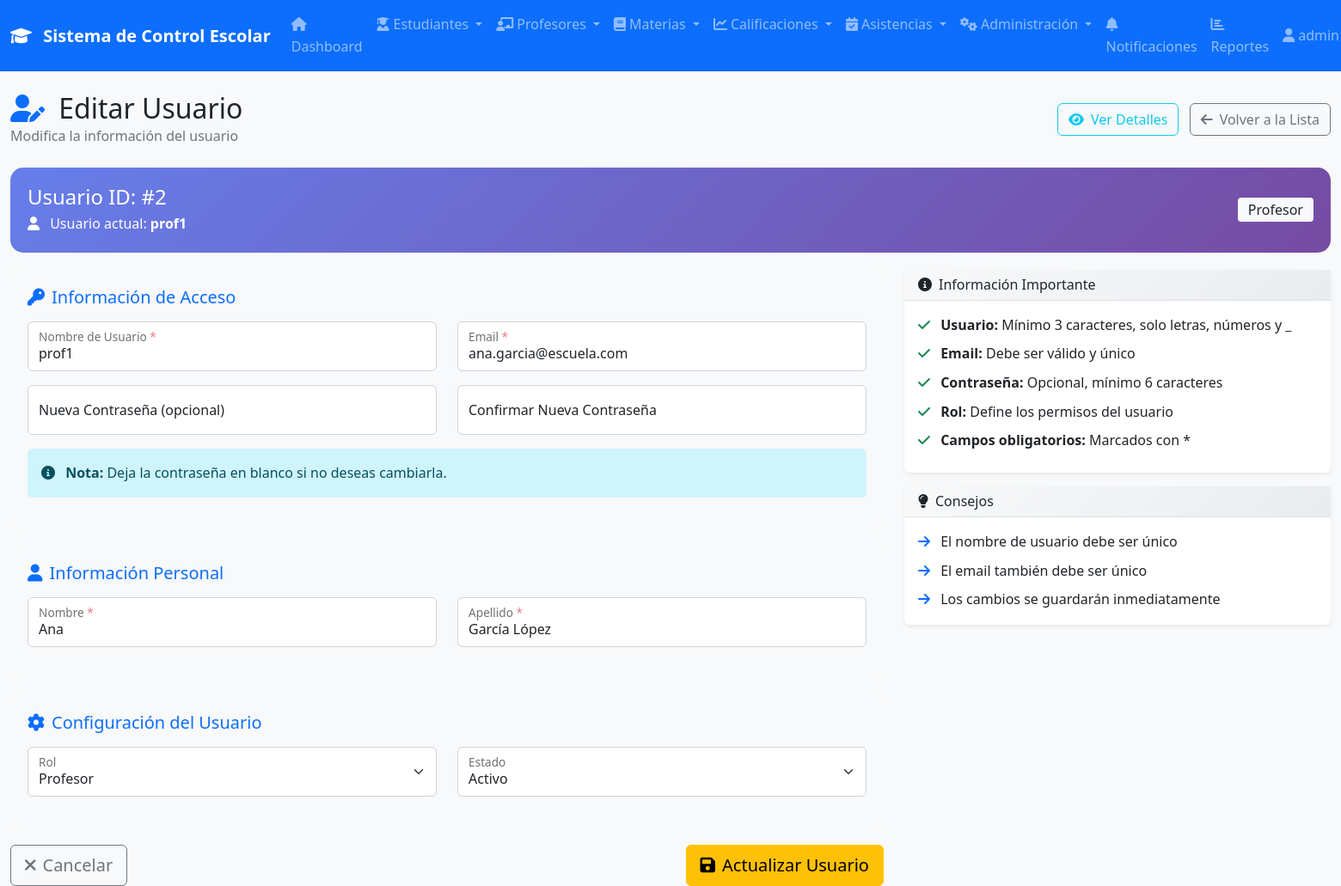
Screenshot of /modules/usuarios/editar.php?id=2 (signed in) with the database file from the repository.
### tables this page shows
CREATE TABLE IF NOT EXISTS `usuarios` (
  `id` int NOT NULL AUTO_INCREMENT,
  `username` varchar(50) NOT NULL,
  `password` varchar(255) NOT NULL,
  `email` varchar(100) NOT NULL,
  `nombre` varchar(100) NOT NULL,
  `apellido` varchar(100) NOT NULL,
  `rol` enum('admin','profesor','estudiante') NOT NULL DEFAULT 'estudiante',
  `estado` enum('activo','inactivo') NOT NULL DEFAULT 'activo',
  `fecha_creacion` timestamp NULL DEFAULT CURRENT_TIMESTAMP,
  `fecha_actualizacion` timestamp NULL DEFAULT CURRENT_TIMESTAMP ON UPDATE CURRENT_TIMESTAMP,
  PRIMARY KEY (`id`),
  UNIQUE KEY `username` (`username`),
  UNIQUE KEY `email` (`email`)
);

### modules/usuarios/editar.php (the view, shortened to what this page needs)
<?php
$page_title = 'Editar Usuario';
$usuario_id = isset($_GET['id']) ? (int)$_GET['id'] : 0;
$errors = [];
$form_data = [];
try {
    $pdo = conectarDB();
    $sql = "SELECT * FROM usuarios WHERE id = ?";
    $stmt = $pdo->prepare($sql);
    $stmt->execute([$usuario_id]);
    $usuario = $stmt->fetch(PDO::FETCH_ASSOC);
    $form_data = [
        'username' => $usuario['username'],
        'email' => $usuario['email'],
        'password' => '',
        'confirm_password' => '',
        'nombre' => $usuario['nombre'],
        'apellido' => $usuario['apellido'],
        'rol' => $usuario['rol'],
        'estado' => $usuario['estado']
    ];
} catch (Exception $e) {
    $_SESSION['error'] = 'Error al cargar los datos del usuario: ' . $e->getMessage();
    redirect('index.php');
}
include __DIR__ . '/../../includes/navbar.php';
?>
<!DOCTYPE html>
<html lang="es">
<head>
    <link href="https://cdn.jsdelivr.net/npm/bootstrap@5.1.3/dist/css/bootstrap.min.css" rel="stylesheet">
    <link href="https://cdnjs.cloudflare.com/ajax/libs/font-awesome/6.0.0/css/all.min.css" rel="stylesheet">
    <link href="../../assets/css/style.css" rel="stylesheet">
</head>
<body>
    <div class="container-fluid mt-4">
        <div class="row">
            <div class="col-12">
                <div class="d-flex justify-content-between align-items-center mb-4">
                    <div>
                        <h2 class="mb-0">
                            <i class="fas fa-user-edit me-2 text-primary"></i>
                            <?php echo $page_title; ?>
                        </h2>
                        <p class="text-muted mb-0">Modifica la información del usuario</p>
                    </div>
                    <div>
                        <a href="ver.php?id=<?php echo $usuario_id; ?>" class="btn btn-outline-info me-2">
                            <i class="fas fa-eye me-2"></i>Ver Detalles
                        </a>
                        <a href="index.php" class="btn btn-outline-secondary">
                            <i class="fas fa-arrow-left me-2"></i>Volver a la Lista
                        </a>
                    </div>
                </div>
                <div class="usuario-info">
                    <div class="row align-items-center">
                        <div class="col-md-8">
                            <h4 class="mb-1">
                                Usuario ID: #<?php echo $usuario['id']; ?>
                            </h4>
                            <p class="mb-0">
                                <i class="fas fa-user me-2"></i>
                                Usuario actual: <strong><?php echo htmlspecialchars($usuario['username']); ?></strong>
                            </p>
                        </div>
                        <div class="col-md-4 text-end">
                            <span class="badge bg-light text-dark fs-6">
                                <?php echo ucfirst($usuario['rol']); ?>
                            </span>
                        </div>
                    </div>
                </div>
                <div class="row">
                    <div class="col-lg-8">
                        <form method="POST" id="formEditarUsuario" novalidate>
                            <div class="form-section">
                                <h5 class="text-primary mb-3">
                                    <i class="fas fa-key me-2"></i>Información de Acceso
                                </h5>
                                <div class="row">
                                    <div class="col-md-6">
                                        <div class="form-floating mb-3">
                                            <input type="text"
                                                   class="form-control <?php echo (isset($errors) && in_array('El nombre de usuario es requerido', $errors)) ? 'is-invalid' : ''; ?>"
                                                   id="username"
                                                   name="username"
                                                   value="<?php echo htmlspecialchars($form_data['username']); ?>"
                                                   placeholder="Nombre de usuario"
                                                   required>
                                            <label for="username">Nombre de Usuario <span class="required">*</span></label>
                                        </div>
                                    </div>
                                    <div class="col-md-6">
                                        <div class="form-floating mb-3">
                                            <input type="email"
                                                   class="form-control <?php echo (isset($errors) && in_array('El email es requerido', $errors)) ? 'is-invalid' : ''; ?>"
                                                   id="email"
                                                   name="email"
                                                   value="<?php echo htmlspecialchars($form_data['email']); ?>"
                                                   placeholder="Email"
                                                   required>
                                            <label for="email">Email <span class="required">*</span></label>
                                        </div>
                                    </div>
                                </div>
                                <div class="row">
                                    <div class="col-md-6">
                                        <div class="form-floating mb-3">
                                            <input type="password"
                                                   class="form-control <?php echo (isset($errors) && in_array('La contraseña debe tener al menos 6 caracteres', $errors)) ? 'is-invalid' : ''; ?>"
                                                   id="password"
                                                   name="password"
                                                   placeholder="Nueva contraseña (opcional)">
                                            <label for="password">Nueva Contraseña (opcional)</label>
                                        </div>
                                    </div>
                                    <div class="col-md-6">
                                        <div class="form-floating mb-3">
                                            <input type="password"
                                                   class="form-control <?php echo (isset($errors) && in_array('Las contraseñas no coinciden', $errors)) ? 'is-invalid' : ''; ?>"
                                                   id="confirm_password"
                                                   name="confirm_password"
                                                   placeholder="Confirmar nueva contraseña">
                                            <label for="confirm_password">Confirmar Nueva Contraseña</label>
                                        </div>
                                    </div>
                                </div>
                                <div class="alert alert-info">
                                    <i class="fas fa-info-circle me-2"></i>
                                    <strong>Nota:</strong> Deja la contraseña en blanco si no deseas cambiarla.
                                </div>
                            </div>
                            <div class="form-section">
                                <h5 class="text-primary mb-3">
                                    <i class="fas fa-user me-2"></i>Información Personal
                                </h5>
                                <div class="row">
                                    <div class="col-md-6">
                                        <div class="form-floating mb-3">
                                            <input type="text"
                                                   class="form-control <?php echo (isset($errors) && in_array('El nombre es requerido', $errors)) ? 'is-invalid' : ''; ?>"
                                                   id="nombre"
                                                   name="nombre"
                                                   value="<?php echo htmlspecialchars($form_data['nombre']); ?>"
                                                   placeholder="Nombre"
                                                   required>
                                            <label for="nombre">Nombre <span class="required">*</span></label>
                                        </div>
                                    </div>
                                    <div class="col-md-6">
                                        <div class="form-floating mb-3">
                                            <input type="text"
                                                   class="form-control <?php echo (isset($errors) && in_array('El apellido es requerido', $errors)) ? 'is-invalid' : ''; ?>"
                                                   id="apellido"
                                                   name="apellido"
                                                   value="<?php echo htmlspecialchars($form_data['apellido']); ?>"
                                                   placeholder="Apellido"
                                                   required>
                                            <label for="apellido">Apellido <span class="required">*</span></label>
                                        </div>
                                    </div>
                                </div>
                            </div>
                            <div class="form-section">
                                <h5 class="text-primary mb-3">
                                    <i class="fas fa-cog me-2"></i>Configuración del Usuario
                                </h5>
                                <div class="row">
                                    <div class="col-md-6">
                                        <div class="form-floating mb-3">
                                            <select class="form-select" id="rol" name="rol">
                                                <option value="profesor" <?php echo ($form_data['rol'] == 'profesor') ? 'selected' : ''; ?>>Profesor</option>
                                            </select>
                                            <label for="rol">Rol</label>
                                        </div>
                                    </div>
                                    <div class="col-md-6">
                                        <div class="form-floating mb-3">
                                            <select class="form-select" id="estado" name="estado">
                                                <option value="activo" <?php echo ($form_data['estado'] == 'activo') ? 'selected' : ''; ?>>Activo</option>
                                            </select>
                                            <label for="estado">Estado</label>
                                        </div>
                                    </div>
                                </div>
                            </div>
                            <div class="d-flex justify-content-between">
                                <a href="ver.php?id=<?php echo $usuario_id; ?>" class="btn btn-outline-secondary btn-lg">
                                    <i class="fas fa-times me-2"></i>Cancelar
                                </a>
                                <button type="submit" class="btn btn-warning btn-lg">
                                    <i class="fas fa-save me-2"></i>Actualizar Usuario
                                </button>
                            </div>
                        </form>
                    </div>
                    <div class="col-lg-4">
                        <div class="card">
                            <div class="card-header">
                                <h6 class="mb-0">
                                    <i class="fas fa-info-circle me-2"></i>Información Importante
                                </h6>
                            </div>
                            <div class="card-body">
                                <ul class="list-unstyled mb-0">
                                    <li class="mb-2">
                                        <i class="fas fa-check text-success me-2"></i>
                                        <strong>Usuario:</strong> Mínimo 3 caracteres, solo letras, números y _
                                    </li>
                                    <li class="mb-2">
                                        <i class="fas fa-check text-success me-2"></i>
                                        <strong>Email:</strong> Debe ser válido y único
                                    </li>
                                    <li class="mb-2">
                                        <i class="fas fa-check text-success me-2"></i>
                                        <strong>Contraseña:</strong> Opcional, mínimo 6 caracteres
                                    </li>
                                    <li class="mb-2">
                                        <i class="fas fa-check text-success me-2"></i>
                                        <strong>Rol:</strong> Define los permisos del usuario
                                    </li>
                                    <li class="mb-2">
                                        <i class="fas fa-check text-success me-2"></i>
                                        <strong>Campos obligatorios:</strong> Marcados con *
                                    </li>
                                </ul>
                            </div>
                        </div>
                        <div class="card mt-3">
                            <div class="card-header">
                                <h6 class="mb-0">
                                    <i class="fas fa-lightbulb me-2"></i>Consejos
                                </h6>
                            </div>
                            <div class="card-body">
                                <p class="mb-2">
                                    <i class="fas fa-arrow-right text-primary me-2"></i>
                                    El nombre de usuario debe ser único
                                </p>
                                <p class="mb-2">
                                    <i class="fas fa-arrow-right text-primary me-2"></i>
                                    El email también debe ser único
                                </p>
                                <p class="mb-0">
                                    <i class="fas fa-arrow-right text-primary me-2"></i>
                                    Los cambios se guardarán inmediatamente
                                </p>
                            </div>
                        </div>
                    </div>
                </div>
            </div>
        </div>
    </div>
</body>
</html>

### rows the page displays
usuarios: id "2", username "prof1", rol "Profesor", email "ana.garcia@escuela.com", nombre "Ana", apellido "García López", estado "Activo"

### other values shown
SITE_NAME "Sistema de Control Escolar"
$_SESSION['username'] "admin…"
$page_title "Editar Usuario"
